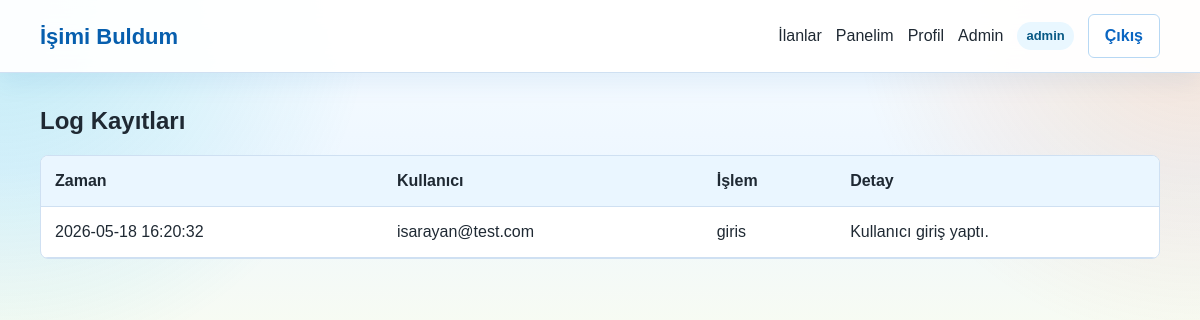
The page /admin/logs (signed in) on the database its author committed.
### tables this page shows
CREATE TABLE users (
            id INTEGER PRIMARY KEY AUTOINCREMENT,
            username TEXT NOT NULL,
            email TEXT NOT NULL UNIQUE,
            password_hash TEXT NOT NULL,
            user_type TEXT NOT NULL CHECK(user_type IN ('jobseeker', 'employer', 'admin')),
            bio TEXT DEFAULT '',
            beceriler TEXT DEFAULT '',
            sehir TEXT DEFAULT '',
            ozgecmis_metni TEXT DEFAULT '',
            sirket_adi TEXT DEFAULT '',
            sirket_aciklamasi TEXT DEFAULT '',
            website TEXT DEFAULT '',
            active INTEGER NOT NULL DEFAULT 1,
            created_at TEXT NOT NULL DEFAULT CURRENT_TIMESTAMP
        );

CREATE TABLE logs (
            id INTEGER PRIMARY KEY AUTOINCREMENT,
            user_id INTEGER,
            islem TEXT NOT NULL,
            zaman TEXT NOT NULL DEFAULT CURRENT_TIMESTAMP,
            detay TEXT DEFAULT '',
            FOREIGN KEY (user_id) REFERENCES users(id)
        );

### routes/admin_routes.py (the view)
@admin_bp.route("/logs")
@role_required("admin")
def logs():
    return render_template("admin/logs.html", logs=get_logs())

### database.py (called while the page is built)
def get_connection():
    conn = sqlite3.connect(DB_PATH)
    conn.row_factory = sqlite3.Row
    conn.execute("PRAGMA foreign_keys = ON")
    return conn

def fetch_one(query, params=()):
    with get_connection() as conn:
        return conn.execute(query, params).fetchone()

def fetch_all(query, params=()):
    with get_connection() as conn:
        return conn.execute(query, params).fetchall()

def get_user_by_id(user_id):
    return fetch_one("SELECT * FROM users WHERE id = ?", (user_id,))

def get_logs():
    return fetch_all(
        """
        SELECT logs.*, users.email, users.username
        FROM logs
        LEFT JOIN users ON users.id = logs.user_id
        ORDER BY logs.zaman DESC
        LIMIT 250
        """
    )

### routes/__init__.py (called while the page is built)
def current_user():
    user_id = session.get("user_id")
    if not user_id:
        return None
    return get_user_by_id(user_id)

def role_required(*roles):
    def decorator(view):
        @wraps(view)
        def wrapper(*args, **kwargs):
            user = current_user()
            if not user:
                flash("Devam etmek için giriş yapmalısınız.", "error")
                return redirect(url_for("auth.login"))
            if user["user_type"] not in roles:
                flash("Bu sayfaya erişim yetkiniz yok.", "error")
                return redirect(url_for("job.index"))
            return view(*args, **kwargs)
        return wrapper
    return decorator

### routes/admin_routes.py (called while the page is built)
@admin_bp.context_processor
def inject_user():
    return {"current_user": current_user()}

### templates/admin/logs.html (shortened to what this page needs)
{% extends "base.html" %}
{% block content %}
<section class="section-header"><h1>Log Kayıtları</h1></section>
<div class="table-wrap">
    <table>
        <thead><tr><th>Zaman</th><th>Kullanıcı</th><th>İşlem</th><th>Detay</th></tr></thead>
        <tbody>
            {% for log in logs %}
                <tr>
                    <td>{{ log.zaman }}</td>
                    <td>{{ log.email or 'Sistem' }}</td>
                    <td>{{ log.islem }}</td>
                    <td>{{ log.detay }}</td>
                </tr>
            {% else %}
                <tr><td colspan="4">Log kaydı yok.</td></tr>
            {% endfor %}
        </tbody>
    </table>
</div>
{% endblock %}

### templates/base.html (shortened to what this page needs)
<!doctype html>
<html lang="tr">
<head>
    <link rel="stylesheet" href="{{ url_for('static', filename='css/style.css') }}">
</head>
<body>
    <nav class="navbar">
        <a class="brand" href="{{ url_for('job.index') }}">İşimi Buldum</a>
        <div class="nav-links" data-menu>
            <a href="{{ url_for('job.jobs') }}">İlanlar</a>
            {% if current_user %}
                <a href="{{ url_for('job.dashboard') }}">Panelim</a>
                <a href="{{ url_for('profile.view') }}">Profil</a>
                {% if current_user.user_type == 'admin' %}
                    <a href="{{ url_for('admin.users') }}">Admin</a>
                {% endif %}
                <span class="role-pill">{{ current_user.user_type }}</span>
                <a class="button ghost" href="{{ url_for('auth.logout') }}">Çıkış</a>
            {% else %}
                <a href="{{ url_for('auth.login') }}">Giriş</a>
                <a class="button" href="{{ url_for('auth.register') }}">Kayıt Ol</a>
            {% endif %}
        </div>
    </nav>
    <main class="page">
        {% block content %}{% endblock %}
    </main>
</body>
</html>

### static/css/style.css (style rules this page uses)
:root { --bg: #eef7ff; --panel: #ffffff; --text: #1f2933; --muted: #64748b; --primary: #0a66c2; --primary-dark: #004182; --border: #cfe0f2; --green: #10a36d; --yellow: #f2a900; --red: #ef4444; --cyan: #06b6d4; --orange: #f97316; --pink: #ec4899; }
* { box-sizing: border-box; }
body { margin: 0; background: radial-gradient(circle at top left, rgba(6, 182, 212, 0.22), transparent 30%), radial-gradient(circle at top right, rgba(249, 115, 22, 0.18), transparent 28%), linear-gradient(180deg, #f8fcff 0%, var(--bg) 52%, #f7fbf3 100%); color: var(--text); font-family: Arial, Helvetica, sans-serif; line-height: 1.5; }
a { color: inherit; text-decoration: none; }
.navbar { position: sticky; top: 0; z-index: 10; display: flex; align-items: center; justify-content: space-between; gap: 18px; padding: 14px max(18px, calc((100vw - 1120px) / 2)); background: rgba(255, 255, 255, 0.94); border-bottom: 1px solid var(--border); box-shadow: 0 10px 24px rgba(10, 102, 194, 0.08); backdrop-filter: blur(12px); }
.brand { color: #075fae; font-size: 22px; font-weight: 800; }
.nav-links { display: flex; align-items: center; gap: 14px; }
.page { width: min(1120px, calc(100% - 32px)); margin: 28px auto 64px; }
.button { display: inline-flex; align-items: center; justify-content: center; min-height: 40px; padding: 9px 16px; border: 1px solid transparent; border-radius: 6px; background: linear-gradient(135deg, var(--primary), var(--cyan)); color: white; font-weight: 700; cursor: pointer; box-shadow: 0 8px 18px rgba(10, 102, 194, 0.18); }
.button.ghost { background: white; color: var(--primary); border-color: #b7d8f4; box-shadow: none; }
.section-header { display: flex; align-items: end; justify-content: space-between; gap: 16px; margin: 30px 0 16px; }
.section-header h1, .section-header h2 { margin: 0; }
.badge, .role-pill, .status { display: inline-flex; align-items: center; min-height: 26px; padding: 4px 9px; border-radius: 999px; background: #e9f7ff; color: #075985; font-size: 13px; font-weight: 700; }
.table-wrap { overflow-x: auto; border: 1px solid var(--border); border-radius: 8px; background: var(--panel); }
table { width: 100%; border-collapse: collapse; min-width: 720px; }
th, td { padding: 13px 14px; border-bottom: 1px solid var(--border); text-align: left; vertical-align: top; }
th { background: #eaf6ff; }

### rows shown on the page
users: user_type "admin"
logs: zaman "2026-05-18 16:20:32", email "isarayan@test.com", islem "giris", detay "Kullanıcı giriş yaptı."
